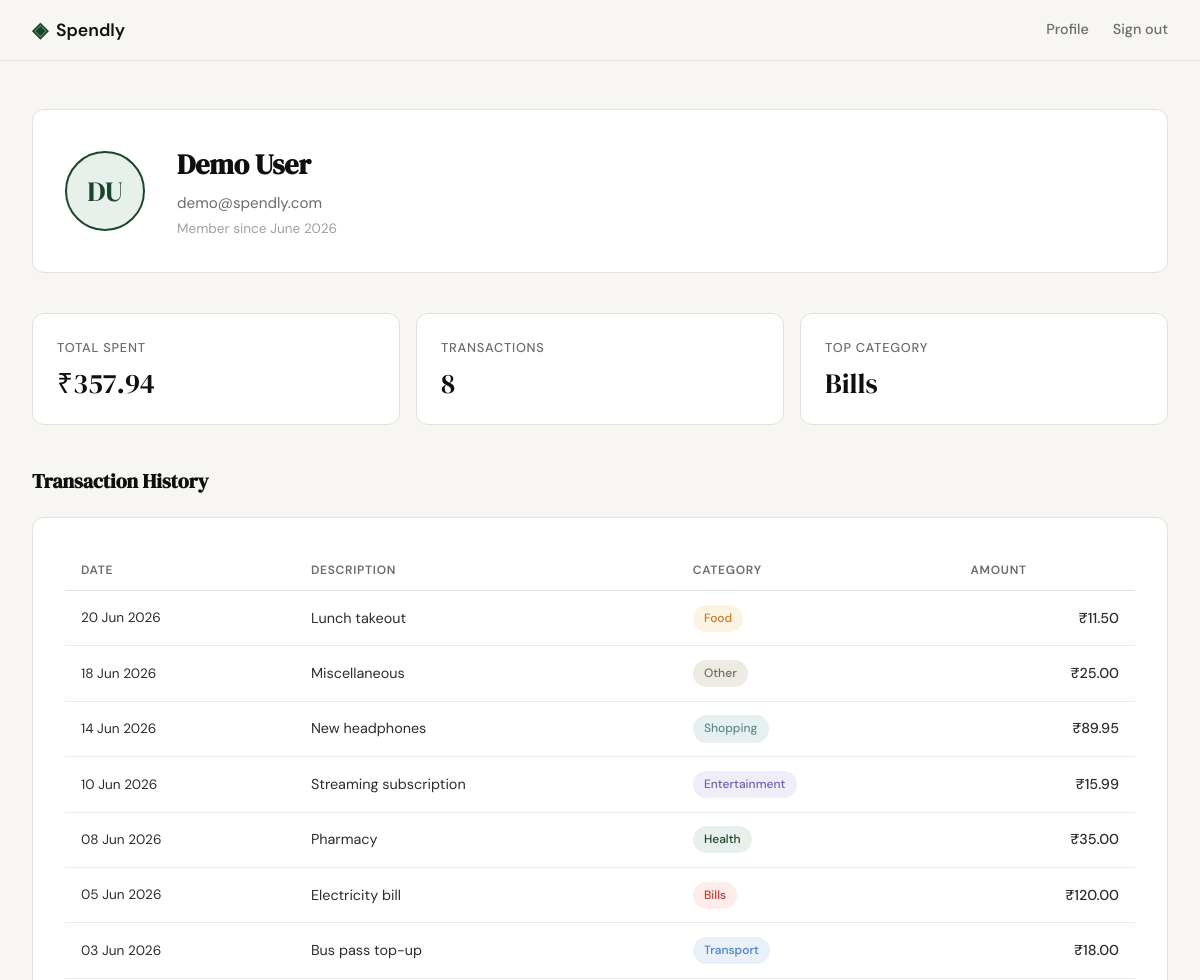
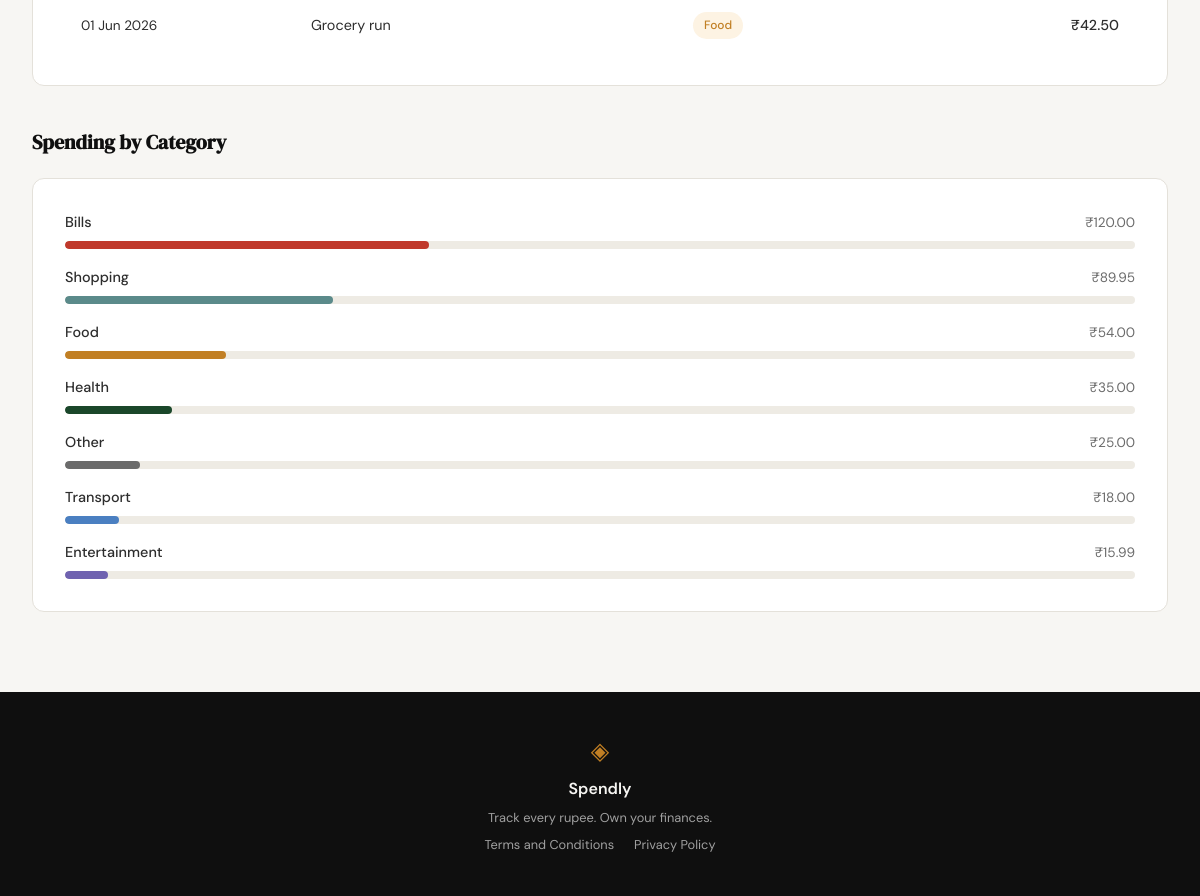
Screenshot of /profile (signed in) with the database file from the repository (2 pictures, top to bottom).
### tables this page shows
CREATE TABLE users (
            id            INTEGER PRIMARY KEY AUTOINCREMENT,
            name          TEXT    NOT NULL,
            email         TEXT    UNIQUE NOT NULL,
            password_hash TEXT    NOT NULL,
            created_at    TEXT    DEFAULT (datetime('now'))
        );

CREATE TABLE expenses (
            id          INTEGER PRIMARY KEY AUTOINCREMENT,
            user_id     INTEGER NOT NULL REFERENCES users(id),
            amount      REAL    NOT NULL,
            category    TEXT    NOT NULL,
            date        TEXT    NOT NULL,
            description TEXT,
            created_at  TEXT    DEFAULT (datetime('now'))
        );

### app.py (the view)
@app.route("/profile")
def profile():
    if not session.get("user_id"):
        return redirect(url_for("login"))
    user_id = session["user_id"]
    user_data = get_user_by_id(user_id)
    if user_data is None:
        abort(404)
    words = user_data["name"].split()
    initials = "".join(w[0] for w in words[:2]).upper()
    user = {
        "name":         user_data["name"],
        "email":        user_data["email"],
        "member_since": user_data["member_since"],
        "initials":     initials,
    }
    stats = get_summary_stats(user_id)
    transactions = get_recent_transactions(user_id)
    categories = [
        {"name": c["name"], "amount": c["amount"], "percent": c["pct"]}
        for c in get_category_breakdown(user_id)
    ]
    return render_template("profile.html",
        user=user, stats=stats,
        transactions=transactions, categories=categories,
    )

### database/db.py (called while the page is built)
def get_db():
    conn = sqlite3.connect(DB_PATH)
    conn.row_factory = sqlite3.Row
    conn.execute("PRAGMA foreign_keys = ON")
    return conn

### database/queries.py (called while the page is built)
def get_user_by_id(user_id):
    conn = get_db()
    row = conn.execute(
        "SELECT name, email, created_at FROM users WHERE id = ?",
        (user_id,)
    ).fetchone()
    conn.close()
    if row is None:
        return None
    dt = datetime.strptime(row["created_at"], "%Y-%m-%d %H:%M:%S")
    return {
        "name": row["name"],
        "email": row["email"],
        "member_since": dt.strftime("%B %Y"),
    }

def get_summary_stats(user_id):
    conn = get_db()
    rows = conn.execute(
        "SELECT amount, category FROM expenses WHERE user_id = ?",
        (user_id,)
    ).fetchall()
    conn.close()
    if not rows:
        return {"total_spent": "₹0.00", "transaction_count": 0, "top_category": "—"}
    total = sum(r["amount"] for r in rows)
    category_totals = {}
    for r in rows:
        category_totals[r["category"]] = category_totals.get(r["category"], 0) + r["amount"]
    top_category = max(category_totals, key=category_totals.get)
    return {
        "total_spent": f"₹{total:,.2f}",
        "transaction_count": len(rows),
        "top_category": top_category,
    }

def get_recent_transactions(user_id, limit=10):
    conn = get_db()
    rows = conn.execute(
        "SELECT date, description, category, amount FROM expenses"
        " WHERE user_id = ? ORDER BY date DESC, id DESC LIMIT ?",
        (user_id, limit)
    ).fetchall()
    conn.close()
    result = []
    for r in rows:
        dt = datetime.strptime(r["date"], "%Y-%m-%d")
        result.append({
            "date": dt.strftime("%d %b %Y"),
            "description": r["description"],
            "category": r["category"],
            "amount": f"₹{r['amount']:,.2f}",
        })
    return result

### templates/profile.html (shortened to what this page needs)
{% extends "base.html" %}
{% block head %}
<link rel="stylesheet" href="{{ url_for('static', filename='css/profile.css') }}">
{% endblock %}
{% block content %}
<div class="profile-page">
    <div class="profile-inner">
        <section class="profile-header section-card">
            <div class="profile-avatar">
                <span class="avatar-initials">{{ user.initials }}</span>
            </div>
            <div class="profile-identity">
                <h1 class="profile-name">{{ user.name }}</h1>
                <p class="profile-email">{{ user.email }}</p>
                <p class="profile-since">Member since {{ user.member_since }}</p>
            </div>
        </section>
        <div class="profile-stats">
            <div class="stat-card">
                <p class="stat-label">Total Spent</p>
                <p class="stat-value">{{ stats.total_spent }}</p>
            </div>
            <div class="stat-card">
                <p class="stat-label">Transactions</p>
                <p class="stat-value">{{ stats.transaction_count }}</p>
            </div>
            <div class="stat-card">
                <p class="stat-label">Top Category</p>
                <p class="stat-value">{{ stats.top_category }}</p>
            </div>
        </div>
        <section class="profile-section">
            <h2 class="section-title">Transaction History</h2>
            <div class="section-card">
                <div class="table-scroll">
                    <table class="tx-table">
                        <thead>
                            <tr>
                                <th>Date</th>
                                <th>Description</th>
                                <th>Category</th>
                                <th class="tx-amount-col">Amount</th>
                            </tr>
                        </thead>
                        <tbody>
                            {% for tx in transactions %}
                            <tr>
                                <td class="tx-date">{{ tx.date }}</td>
                                <td>{{ tx.description }}</td>
                                <td>
                                    <span class="badge badge--{{ tx.category | lower }}">
                                        {{ tx.category }}
                                    </span>
                                </td>
                                <td class="tx-amount">{{ tx.amount }}</td>
                            </tr>
                            {% endfor %}
                        </tbody>
                    </table>
                </div>
            </div>
        </section>
        <section class="profile-section">
            <h2 class="section-title">Spending by Category</h2>
            <div class="section-card">
                <div class="breakdown-list">
                    {% for cat in categories %}
                    <div class="breakdown-row">
                        <div class="breakdown-meta">
                            <span class="breakdown-name">{{ cat.name }}</span>
                            <span class="breakdown-amount">{{ cat.amount }}</span>
                        </div>
                        <div class="breakdown-track">
                            <div class="breakdown-bar breakdown-bar--{{ cat.name | lower }}"
                                 style="--bar-width: {{ cat.percent }}%"></div>
                        </div>
                    </div>
                    {% endfor %}
                </div>
            </div>
        </section>
    </div>
</div>
{% endblock %}

### templates/base.html (shortened to what this page needs)
<!DOCTYPE html>
<html lang="en">
<head>
    <link rel="stylesheet" href="{{ url_for('static', filename='css/style.css') }}">
    {% block head %}{% endblock %}
</head>
<body>
    <nav class="navbar">
        <div class="nav-inner">
            <a href="{{ url_for('landing') }}" class="nav-brand">
                <span class="brand-icon">◈</span>
                <span class="brand-name">Spendly</span>
            </a>
            <div class="nav-links">
                {% if session.get("user_id") %}
                    <a href="{{ url_for('profile') }}">Profile</a>
                    <a href="{{ url_for('logout') }}">Sign out</a>
                {% else %}
                    <a href="{{ url_for('login') }}">Sign in</a>
                    <a href="{{ url_for('register') }}" class="nav-cta">Get started</a>
                {% endif %}
            </div>
        </div>
    </nav>
    <main class="main-content">
        {% block content %}{% endblock %}
    </main>
    <footer class="footer">
        <div class="footer-inner">
            <span class="brand-icon">◈</span>
            <span class="footer-name">Spendly</span>
            <p class="footer-copy">Track every rupee. Own your finances.</p>
            <p class="footer-links">
                <a href="/terms">Terms and Conditions</a>
                <a href="/privacy">Privacy Policy</a>
            </p>
        </div>
    </footer>
</body>
</html>

### static/css/style.css (style rules this page uses)
:root { --ink: #0f0f0f; --ink-soft: #2d2d2d; --ink-muted: #6b6b6b; --ink-faint: #a0a0a0; --paper: #f7f6f3; --paper-warm: #f0ede6; --paper-card: #ffffff; --accent: #1a472a; --accent-light: #e8f0eb; --accent-2: #c17f24; --accent-2-light: #fdf3e3; --danger: #c0392b; --danger-light: #fdecea; --border: #e4e1da; --border-soft: #eeebe4; --font-display: 'DM Serif Display', Georgia, serif; --font-body: 'DM Sans', system-ui, sans-serif; --max-width: 1200px; --auth-width: 440px; --radius-sm: 6px; --radius-md: 12px; --radius-lg: 20px; }
*, *::before, *::after { box-sizing: border-box; margin: 0; padding: 0; }
html { font-size: 16px; scroll-behavior: smooth; }
body { background: var(--paper); color: var(--ink); font-family: var(--font-body); font-size: 1rem; line-height: 1.6; -webkit-font-smoothing: antialiased; }
a { color: inherit; text-decoration: none; }
.navbar { position: sticky; top: 0; z-index: 100; background: var(--paper); border-bottom: 1px solid var(--border); padding: 0 2rem; }
.nav-inner { max-width: var(--max-width); margin: 0 auto; height: 60px; display: flex; align-items: center; justify-content: space-between; }
.nav-brand { display: flex; align-items: center; gap: 0.5rem; font-family: var(--font-body); font-weight: 600; font-size: 1.1rem; color: var(--ink); }
.brand-icon { color: var(--accent); font-size: 1.3rem; }
.brand-name { color: var(--ink); }
.nav-links { display: flex; align-items: center; gap: 1.5rem; font-size: 0.9rem; font-weight: 500; }
.nav-links a { color: var(--ink-muted); transition: color 0.2s; }
.main-content { min-height: calc(100vh - 60px - 100px); }
.footer { background: var(--ink); color: var(--paper); padding: 2.5rem 2rem; text-align: center; }
.footer-inner { display: flex; flex-direction: column; align-items: center; gap: 0.4rem; }
.footer .brand-icon { color: var(--accent-2); font-size: 1.5rem; }
.footer-name { font-weight: 600; font-size: 1rem; }
.footer-copy { font-size: 0.8rem; color: var(--ink-faint); }
.footer-links { display: flex; gap: 1.25rem; font-size: 0.8rem; }
.footer-links a { color: var(--ink-faint); transition: color 0.2s; }

### rows the page displays
users: name "Demo User", email "demo@spendly.com"
expenses: top_category "Bills", date "05 Jun 2026", description "Electricity bill", category "Bills", amount "₹120.00"
expenses: date "20 Jun 2026", description "Lunch takeout", category "Food", amount "₹11.50"
expenses: date "18 Jun 2026", description "Miscellaneous", category "Other", amount "₹25.00"
expenses: date "14 Jun 2026", description "New headphones", category "Shopping", amount "₹89.95"
expenses: date "10 Jun 2026", description "Streaming subscription", category "Entertainment", amount "₹15.99"
expenses: date "08 Jun 2026", description "Pharmacy", category "Health", amount "₹35.00"
expenses: date "03 Jun 2026", description "Bus pass top-up", category "Transport", amount "₹18.00"
expenses: date "01 Jun 2026", description "Grocery run", category "Food", amount "₹42.50"

### other values shown
{{ user.initials }} "DU"
{{ user.member_since }} "June 2026"
{{ stats.total_spent }} "₹357.94"
{{ stats.transaction_count }} "8"
{{ cat.name }} "Bills" "Shopping" "Food" "Health" "Other" "Transport" "Entertainment"
{{ cat.amount }} "₹120.00" "₹89.95" "₹54.00" "₹35.00" "₹25.00" "₹18.00" "₹15.99"
